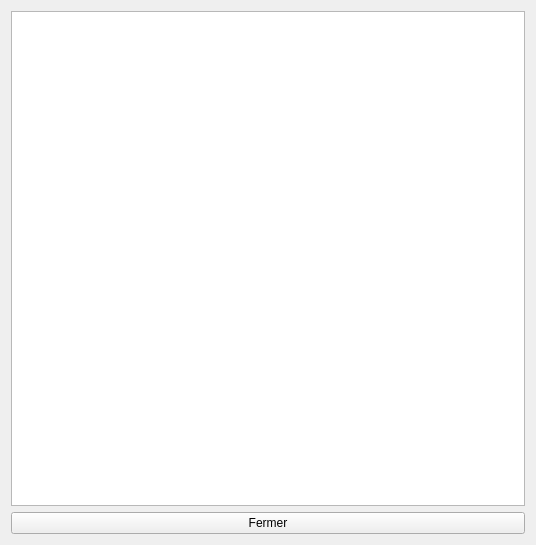
<?xml version="1.0" encoding="UTF-8"?>
<ui version="4.0">
 <class>ListeInteractionContact</class>
 <widget class="QWidget" name="ListeInteractionContact">
  <property name="geometry">
   <rect>
    <x>0</x>
    <y>0</y>
    <width>536</width>
    <height>545</height>
   </rect>
  </property>
  <property name="windowTitle">
   <string>Intéractions du contact</string>
  </property>
  <layout class="QVBoxLayout" name="verticalLayout">
   <item>
    <widget class="QListView" name="Liste"/>
   </item>
   <item>
    <layout class="QHBoxLayout" name="horizontalLayout">
     <item>
      <widget class="QPushButton" name="PBFermer">
       <property name="text">
        <string>Fermer</string>
       </property>
      </widget>
     </item>
    </layout>
   </item>
  </layout>
 </widget>
 <resources/>
 <connections/>
</ui>
